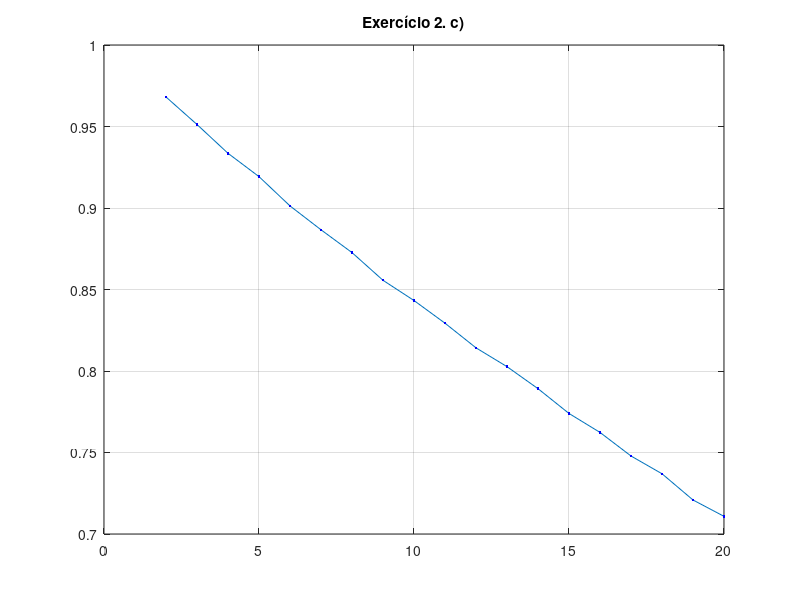

Write the MATLAB code that produced this figure.
clear
close all
clc

fprintf("Secção 2.3, exercício 2\n\n")

N = 1e5;
n = 8;

p_1 = 0.002;
p_2 = 0.005;
p_m = 0.01;

exp_1 = rand(n, N) <= p_1;
exp_2 = rand(n, N) <= p_2;
exp_m = rand(n, N) <= p_m;


%% a)
ex = exp_1 | exp_2 | exp_m;
ex = sum(ex) == 0; % Boxes with no deffective toy

prob = sum(ex)/N;
fprintf("a) %f\n", prob);


%% b)
prob = ((1-p_1) * (1-p_2) * (1-p_m))^8;
fprintf("b) %f\n", prob);


%% c)
n = 2:20;
probs = zeros(1, length(n));

for i = 1:length(n)
    exp_1 = rand(n(i), N) <= p_1;
    exp_2 = rand(n(i), N) <= p_2;
    exp_m = rand(n(i), N) <= p_m;

    ex = exp_1 | exp_2 | exp_m;
    ex = sum(ex) == 0; % Boxes with no deffective toy

    probs(i) = sum(ex)/N;
end

plot(n,probs)
hold on
plot(n, probs, 'b.')
hold off
grid on
title("Exercício 2. c)")


%% d)
fprintf("d) n = 6")